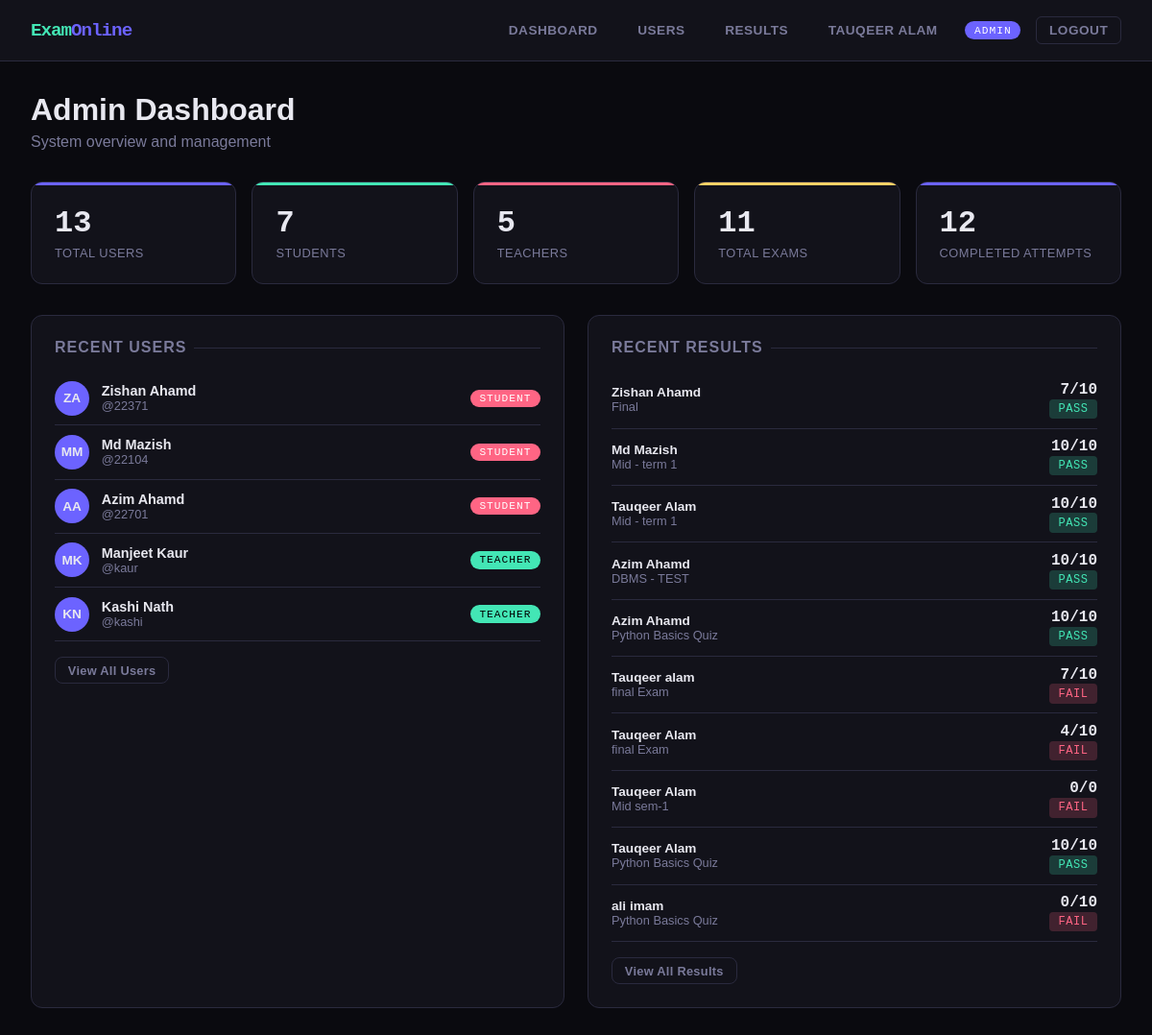
/admin-dashboard/ (signed in), run on the app's committed database.
### accounts/models.py (models this page shows, shortened)
class User(AbstractUser):
    ROLE_CHOICES = [('admin', 'Admin'), ('teacher', 'Teacher'), ('student', 'Student')]
    role = models.CharField(max_length=10, choices=ROLE_CHOICES, default='student')
    phone = models.CharField(max_length=15, blank=True)
    profile_pic = models.CharField(max_length=200, blank=True)
    bio = models.TextField(blank=True)
    created_at = models.DateTimeField(auto_now_add=True)

### exams/models.py (models this page shows, shortened)
class ExamAttempt(models.Model):
    exam = models.ForeignKey(Exam, on_delete=models.CASCADE, related_name='attempts')
    student = models.ForeignKey(User, on_delete=models.CASCADE)
    started_at = models.DateTimeField(auto_now_add=True)
    submitted_at = models.DateTimeField(null=True, blank=True)
    score = models.IntegerField(default=0)
    total_marks = models.IntegerField(default=0)
    is_submitted = models.BooleanField(default=False)
    class Meta:
        unique_together = (('exam', 'student'),)
    @property
    def passed(self):
        return self.score >= self.exam.pass_marks

class Exam(models.Model):
    title = models.CharField(max_length=200)
    subject = models.ForeignKey(Subject, on_delete=models.CASCADE)
    description = models.TextField(blank=True)
    duration_minutes = models.PositiveIntegerField(default=60)
    total_marks = models.IntegerField(default=0)
    pass_marks = models.IntegerField(default=0)
    start_time = models.DateTimeField()
    end_time = models.DateTimeField()
    questions = models.ManyToManyField(Question, blank=True)
    created_by = models.ForeignKey(User, on_delete=models.CASCADE)
    is_active = models.BooleanField(default=True)
    shuffle_questions = models.BooleanField(default=False)
    created_at = models.DateTimeField(auto_now_add=True)

### exams/views.py (the view)
# urls.py: path('admin-dashboard/', ev.admin_dashboard, name='admin_dashboard'),
@login_required
def admin_dashboard(request):
    if request.user.role != 'admin':
        return redirect('dashboard')
    ctx = {
        'total_users': User.objects.count(),
        'total_students': User.objects.filter(role='student').count(),
        'total_teachers': User.objects.filter(role='teacher').count(),
        'total_exams': Exam.objects.count(),
        'total_attempts': ExamAttempt.objects.filter(is_submitted=True).count(),
        'recent_users': User.objects.order_by('-date_joined')[:5],
        'recent_exams': Exam.objects.order_by('-start_time')[:5],
        'recent_results': ExamAttempt.objects.filter(is_submitted=True).order_by('-submitted_at')[:10],
    }
    return render(request, 'exams/admin_dashboard.html', ctx)

### templates/exams/admin_dashboard.html (shortened to what this page needs)
{% extends 'base.html' %}
{% block content %}
<div class="container">
  <div class="page-header">
    <h1>Admin Dashboard</h1>
    <p>System overview and management</p>
  </div>
  <div class="stats-grid">
    <div class="stat-card">
      <div class="stat-num">{{ total_users }}</div>
      <div class="stat-label">Total Users</div>
    </div>
    <div class="stat-card green">
      <div class="stat-num">{{ total_students }}</div>
      <div class="stat-label">Students</div>
    </div>
    <div class="stat-card pink">
      <div class="stat-num">{{ total_teachers }}</div>
      <div class="stat-label">Teachers</div>
    </div>
    <div class="stat-card yellow">
      <div class="stat-num">{{ total_exams }}</div>
      <div class="stat-label">Total Exams</div>
    </div>
    <div class="stat-card">
      <div class="stat-num">{{ total_attempts }}</div>
      <div class="stat-label">Completed Attempts</div>
    </div>
  </div>
  <div class="grid-2">
    <div class="card">
      <div class="section-title">Recent Users</div>
      {% for u in recent_users %}
      <div style="display:flex;align-items:center;gap:.8rem;padding:.6rem 0;border-bottom:1px solid var(--border)">
        <div style="width:36px;height:36px;border-radius:50%;background:var(--accent);display:flex;align-items:center;justify-content:center;font-weight:700;font-size:.85rem">
          {{ u.first_name.0|upper }}{{ u.last_name.0|upper }}
        </div>
        <div style="flex:1">
          <div style="font-weight:600;font-size:.9rem">{{ u.get_full_name|default:u.username }}</div>
          <div style="color:var(--text-dim);font-size:.8rem">@{{ u.username }}</div>
        </div>
        <span class="badge-role {{ u.role }}">{{ u.role }}</span>
      </div>
      {% endfor %}
      <div style="margin-top:1rem">
        <a href="{% url 'manage_users' %}" class="btn btn-ghost btn-sm">View All Users</a>
      </div>
    </div>
    <div class="card">
      <div class="section-title">Recent Results</div>
      {% for attempt in recent_results %}
      <div style="display:flex;align-items:center;gap:.8rem;padding:.6rem 0;border-bottom:1px solid var(--border)">
        <div style="flex:1">
          <div style="font-weight:600;font-size:.85rem">{{ attempt.student.get_full_name|default:attempt.student.username }}</div>
          <div style="color:var(--text-dim);font-size:.8rem">{{ attempt.exam.title }}</div>
        </div>
        <div style="text-align:right">
          <div style="font-family:var(--mono);font-weight:700">{{ attempt.score }}/{{ attempt.total_marks }}</div>
          <span class="tag {% if attempt.passed %}tag-pass{% else %}tag-fail{% endif %}">
            {% if attempt.passed %}PASS{% else %}FAIL{% endif %}
          </span>
        </div>
      </div>
      {% empty %}
      <div class="empty-state"><div class="icon">📊</div><p>No results yet</p></div>
      {% endfor %}
      <div style="margin-top:1rem">
        <a href="{% url 'all_results' %}" class="btn btn-ghost btn-sm">View All Results</a>
      </div>
    </div>
  </div>
</div>
{% endblock %}

### templates/base.html (shortened to what this page needs)
<!DOCTYPE html>
<html lang="en">
<head>
</head>
<body>
{% if user.is_authenticated %}
<nav class="navbar">
  <div class="nav-brand">Exam<span>Online</span></div>
  <div class="nav-links">
    {% if user.role == 'admin' %}
      <a href="{% url 'admin_dashboard' %}">Dashboard</a>
      <a href="{% url 'manage_users' %}">Users</a>
      <a href="{% url 'all_results' %}">Results</a>
    {% elif user.role == 'teacher' %}
      <a href="{% url 'teacher_dashboard' %}">Dashboard</a>
      <a href="{% url 'question_bank' %}">Questions</a>
      <a href="{% url 'create_exam' %}">New Exam</a>
    {% else %}
      <a href="{% url 'student_dashboard' %}">Dashboard</a>
      <a href="{% url 'my_results' %}">My Results</a>
    {% endif %}
    <a href="{% url 'profile' %}">{{ user.get_full_name|default:user.username }}</a>
    <span class="badge-role {{ user.role }}">{{ user.role }}</span>
    <a href="{% url 'logout' %}" class="btn btn-ghost btn-sm">Logout</a>
  </div>
</nav>
{% endif %}
<main>
{% block content %}{% endblock %}
</main>
</body>
</html>

### templates/base.html (style rules this page uses)
:root { --bg: #0a0a0f; --surface: #12121a; --surface2: #1a1a26; --border: #2a2a3e; --accent: #6c63ff; --accent2: #ff6584; --accent3: #43e6b5; --text: #e8e8f0; --text-dim: #7a7a9a; --success: #43e6b5; --danger: #ff6584; --warning: #ffd166; --radius: 12px; --mono: 'Space Mono', monospace; --sans: 'Syne', sans-serif; }
* { box-sizing: border-box; margin: 0; padding: 0; }
body { background: var(--bg); color: var(--text); font-family: var(--sans); min-height: 100vh; }
a { color: var(--accent); text-decoration: none; }
.navbar { background: var(--surface); border-bottom: 1px solid var(--border); padding: 0 2rem; height: 64px; display: flex; align-items: center; justify-content: space-between; position: sticky; top: 0; z-index: 100; backdrop-filter: blur(10px); }
.nav-brand { font-family: var(--mono); font-weight: 700; font-size: 1.2rem; color: var(--accent3); letter-spacing: -1px; }
.nav-brand span { color: var(--accent); }
.nav-links { display: flex; gap: 1rem; align-items: center; }
.nav-links a { color: var(--text-dim); font-size: .85rem; font-weight: 600; padding: .4rem .8rem; border-radius: 6px; transition: all .2s; text-transform: uppercase; letter-spacing: .5px; }
.badge-role { background: var(--accent); color: #fff; font-size: .7rem; padding: .2rem .6rem; border-radius: 20px; font-family: var(--mono); text-transform: uppercase; letter-spacing: 1px; }
.badge-role.teacher { background: var(--accent3); color: #000; }
.badge-role.student { background: var(--accent2); }
.container { max-width: 1200px; margin: 0 auto; padding: 2rem; }
.page-header { margin-bottom: 2rem; }
.page-header h1 { font-size: 2rem; font-weight: 800; color: var(--text); }
.page-header p { color: var(--text-dim); margin-top: .4rem; }
.card { background: var(--surface); border: 1px solid var(--border); border-radius: var(--radius); padding: 1.5rem; transition: border-color .2s; }
.stats-grid { display: grid; grid-template-columns: repeat(auto-fit, minmax(180px, 1fr)); gap: 1rem; margin-bottom: 2rem; }
.stat-card { background: var(--surface); border: 1px solid var(--border); border-radius: var(--radius); padding: 1.5rem; position: relative; overflow: hidden; }
.stat-card::before { content: ''; position: absolute; top: 0; left: 0; right: 0; height: 3px; background: var(--accent); }
.stat-card.green::before { background: var(--accent3); }
.stat-card.pink::before { background: var(--accent2); }
.stat-card.yellow::before { background: var(--warning); }
.stat-num { font-family: var(--mono); font-size: 2rem; font-weight: 700; color: var(--text); }
.stat-label { color: var(--text-dim); font-size: .8rem; margin-top: .3rem; text-transform: uppercase; letter-spacing: .5px; }
.btn { display: inline-flex; align-items: center; gap: .4rem; padding: .6rem 1.2rem; border-radius: 8px; border: none; cursor: pointer; font-family: var(--sans); font-weight: 600; font-size: .85rem; transition: all .2s; text-decoration: none; letter-spacing: .3px; }
.btn-ghost { background: transparent; color: var(--text-dim); border: 1px solid var(--border); }
.btn-sm { padding: .35rem .8rem; font-size: .8rem; }
.tag { display: inline-block; padding: .2rem .6rem; border-radius: 4px; font-size: .75rem; font-family: var(--mono); text-transform: uppercase; letter-spacing: .5px; }
.tag-pass { background: rgba(67,230,181,.2); color: var(--accent3); }
.tag-fail { background: rgba(255,101,132,.2); color: var(--accent2); }
.grid-2 { display: grid; grid-template-columns: 1fr 1fr; gap: 1.5rem; }
.section-title { font-size: 1rem; font-weight: 700; color: var(--text-dim); text-transform: uppercase; letter-spacing: 1px; margin-bottom: 1rem; display: flex; align-items: center; gap: .5rem; }
.section-title::after { content: ''; flex: 1; height: 1px; background: var(--border); }

### data on the page
User: get_full_name "TAUQEER ALAM", role "ADMIN"
User: first_name.0 "Z", last_name.0 "A", get_full_name "Zishan Ahamd", username "22371", role "STUDENT"
User: first_name.0 "M", last_name.0 "M", get_full_name "Md Mazish", username "22104", role "STUDENT"
User: first_name.0 "A", last_name.0 "A", get_full_name "Azim Ahamd", username "22701", role "STUDENT"
User: first_name.0 "M", last_name.0 "K", get_full_name "Manjeet Kaur", username "kaur", role "TEACHER"
User: first_name.0 "K", last_name.0 "N", get_full_name "Kashi Nath", username "kashi", role "TEACHER"
ExamAttempt: student.get_full_name "Zishan Ahamd", exam "Final", score "7", total_marks "10", shows "PASS"
ExamAttempt: student.get_full_name "Md Mazish", exam "Mid - term 1", score "10", total_marks "10", shows "PASS"
ExamAttempt: student.get_full_name "Tauqeer Alam", exam "Mid - term 1", score "10", total_marks "10", shows "PASS"
ExamAttempt: student.get_full_name "Azim Ahamd", exam "DBMS - TEST", score "10", total_marks "10", shows "PASS"
ExamAttempt: student.get_full_name "Azim Ahamd", exam "Python Basics Quiz", score "10", total_marks "10", shows "PASS"
ExamAttempt: student.get_full_name "Tauqeer alam", exam "final Exam", score "7", total_marks "10", shows "FAIL"
ExamAttempt: student.get_full_name "Tauqeer Alam", exam "final Exam", score "4", total_marks "10", shows "FAIL"
ExamAttempt: student.get_full_name "Tauqeer Alam", exam "Mid sem-1", score "0", total_marks "0", shows "FAIL"
ExamAttempt: student.get_full_name "Tauqeer Alam", exam "Python Basics Quiz", score "10", total_marks "10", shows "PASS"
ExamAttempt: student.get_full_name "ali imam", exam "Python Basics Quiz", score "0", total_marks "10", shows "FAIL"

### other printed values
{{ total_users }} "13"
{{ total_students }} "7"
{{ total_teachers }} "5"
{{ total_exams }} "11"
{{ total_attempts }} "12"
